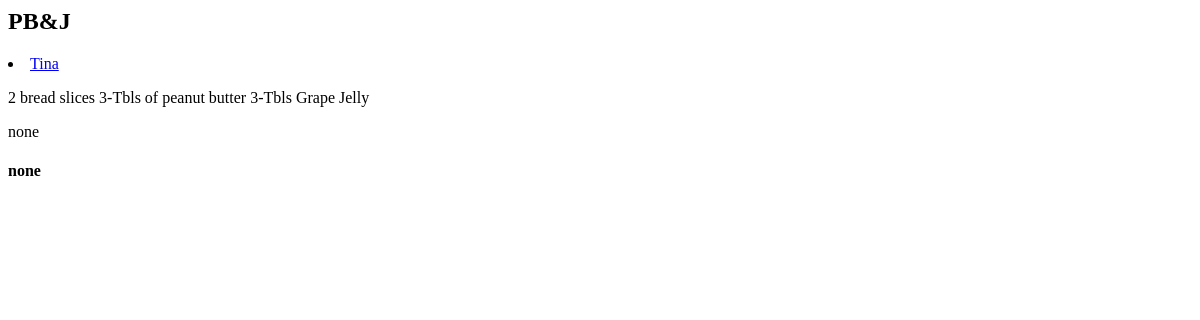
Before: /post/2/ with the older database file.
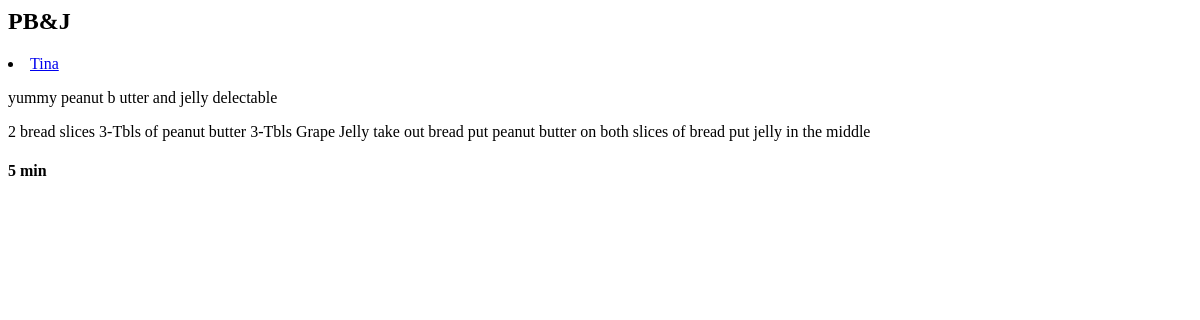
After: the same page with the newer database file.
### homepage/models.py (models this page shows, shortened)
class Recipe(models.Model):
    title = models.CharField(max_length=50)
    body = models.TextField()
    instructions = models.TextField(default="none")
    time_required = models.CharField(max_length=50, default="none")
    post_date = models.DateTimeField(default=timezone.now)
    author = models.ForeignKey(Author, on_delete=models.CASCADE)

class Author(models.Model):
    name = models.CharField(max_length=80)
    Bio = models.TextField(default='none')
    def __str__(self):
        return self.name

### homepage/views.py (the view)
# urls.py: path('post/<int:post_id>/', post_detail),
def post_detail(request, post_id):
    html = "post_detail.html"
    my_recipes = Recipe.objects.filter(id=post_id).first()
    return render(request, html, {"post": my_recipes})

### Templates/post_detail.html
<div class="container">
    {% if not post %}
        <h1>The post you are looking for does not exist!</h1>
    {% else %}
        <h2>{{ post.title }}</h2>
        <li>
        <a href='/author/{{ post.author.id }}/'>{{ post.author }}</a>
        </li>
        <p>{{ post.body }}</p>
        <p>{{ post.instructions }}</p>
        <h4>{{ post.time_required }}</h4>
    {% endif %}
</div>

Changed rows visible on the page:
changed Recipe "PB&J": body "2 bread slices 3-Tbls of peanut butter 3-Tbls Grape Jelly" → "yummy peanut b utter and jelly delectable"; instructions "none" → "2 bread slices 3-Tbls of peanut butter 3-Tbls Grape Jelly take out bread put peanut butter on both slices of bread put jelly in the middle"; time_required "none" → "5 min"
